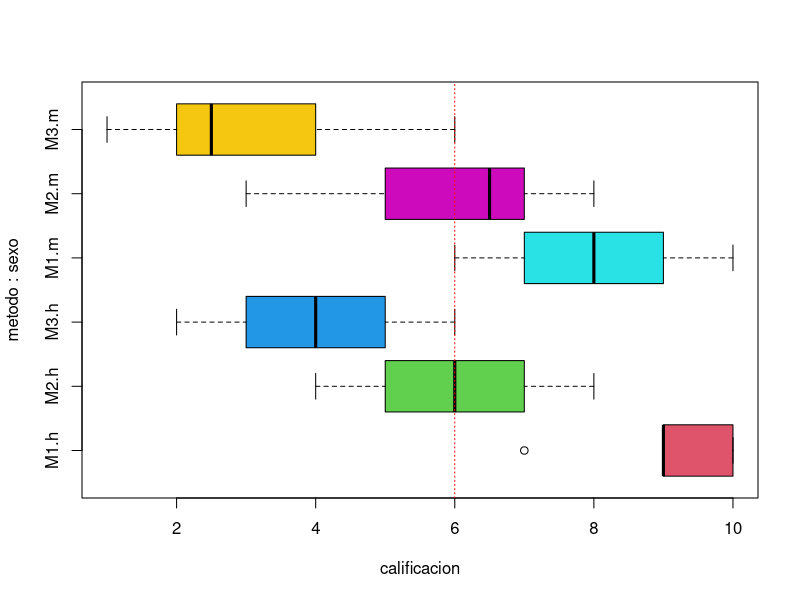
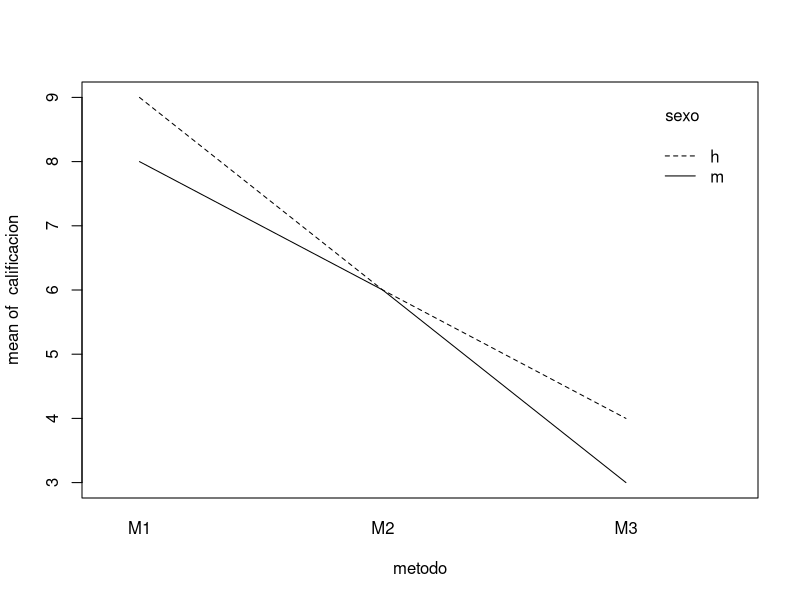
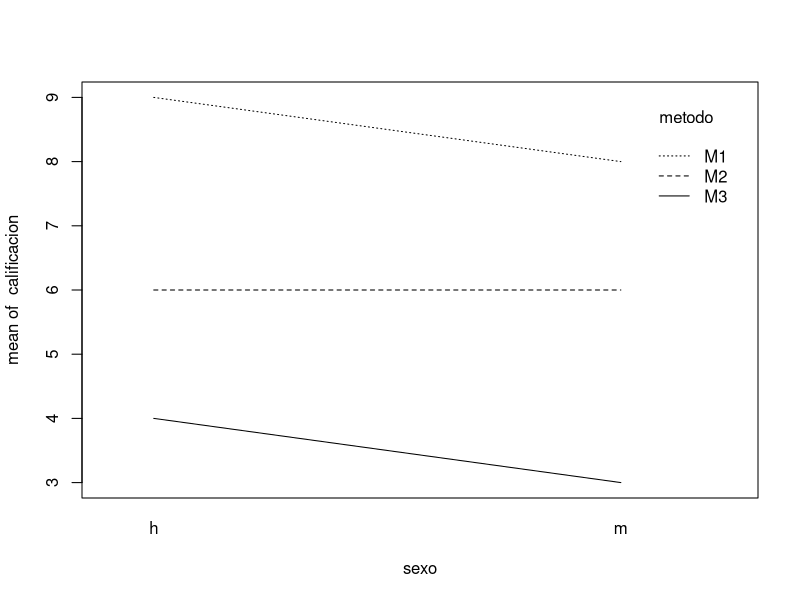
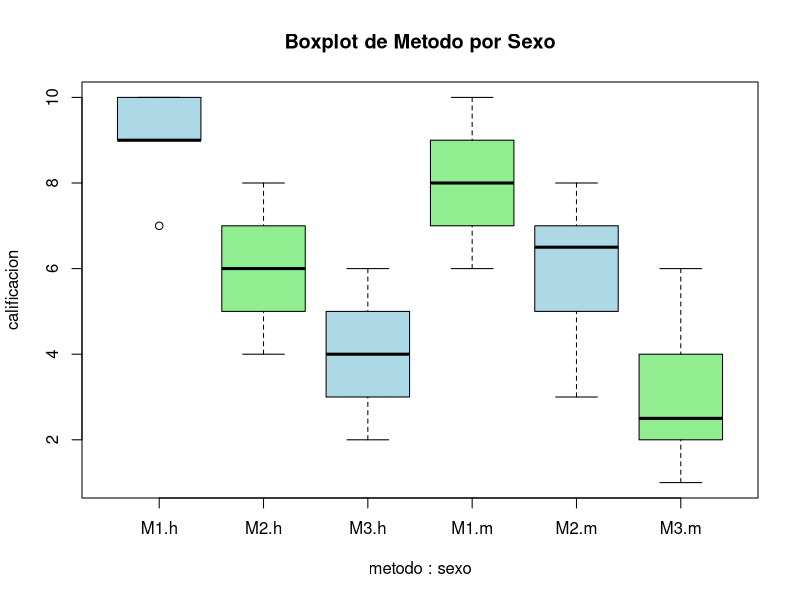
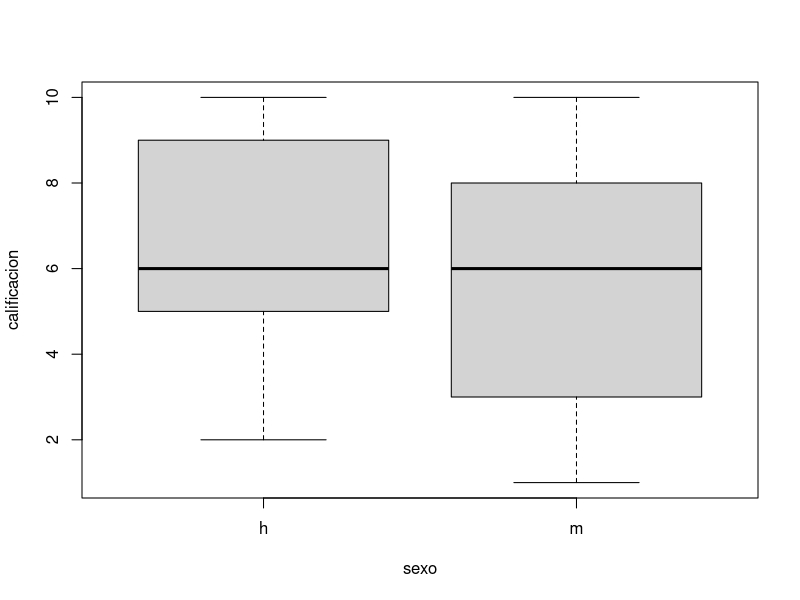
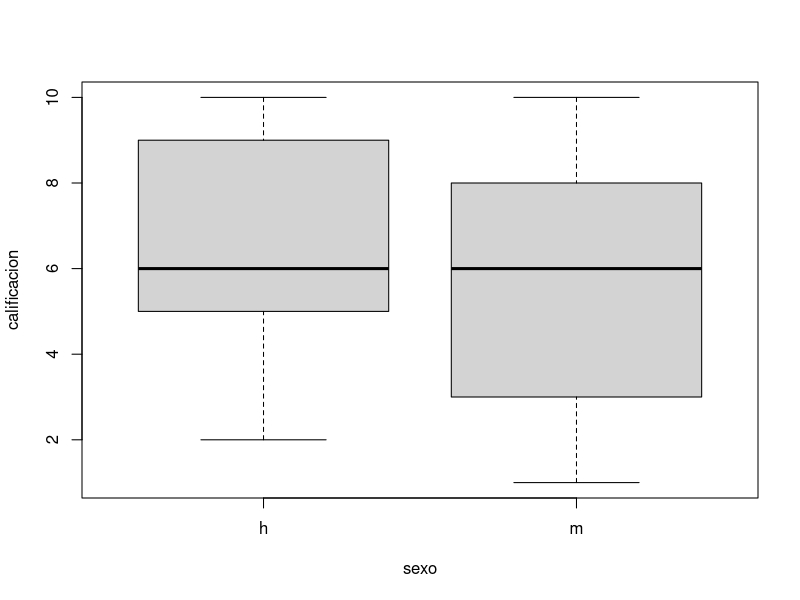
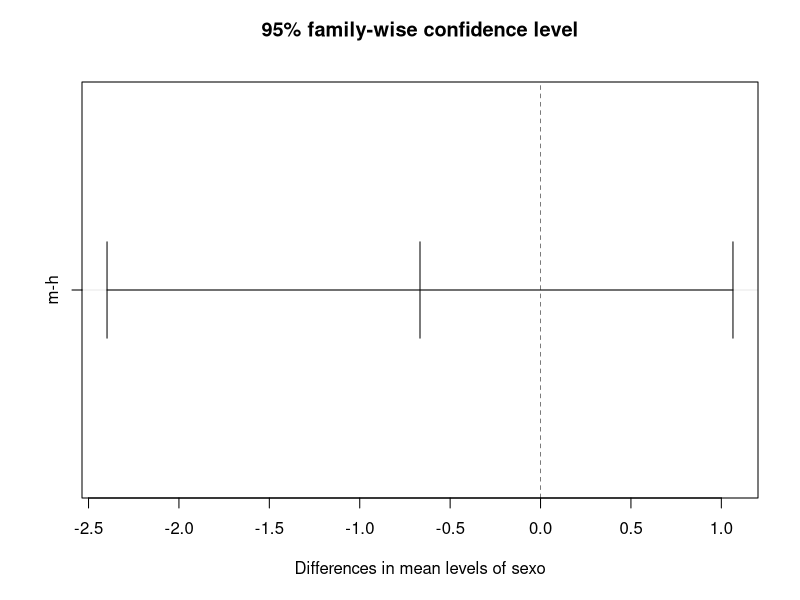
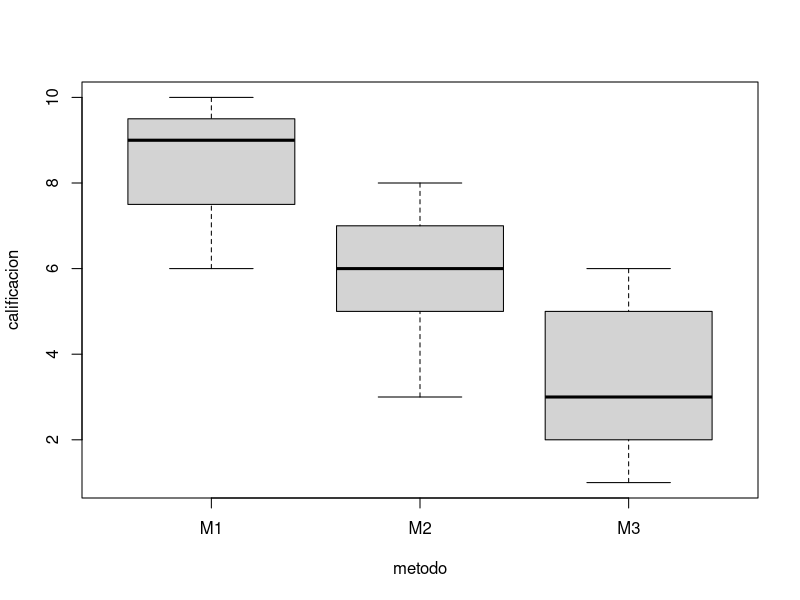

Recreate these plots in R, in order.
## ---- chunk 1
knitr::opts_chunk$set(echo = TRUE)
## ---- chunk 2
calificacion=c(10,7,9,9,9,10,5,7,6,6,8,4,2,6,3,5,5,3,9,7,8,8,10,6,8,3,5,6,7,7,2,6,2,1,4,3)
metodo=c(rep("M1",6),rep("M2",6),rep("M3",6),rep("M1",6),rep("M2",6),rep("M3",6))
sexo = c(rep("h", 18), rep("m",18))
metodo = factor(metodo)
sexo = factor(sexo)

data = data.frame(calificacion, metodo, sexo)
## ---- chunk 3
boxplot(calificacion ~ metodo:sexo,data, col = 2:8, horizontal=TRUE)
abline(v = mean(calificacion), lty = 3, col = "red")
## ---- chunk 4
A<-aov(calificacion~metodo*sexo,data)
summary(A)
interaction.plot(metodo,sexo,calificacion)
interaction.plot(sexo, metodo, calificacion)
## ---- chunk 5
boxplot(calificacion ~ metodo*sexo, data = data, col = c("lightblue", "lightgreen"), main = "Boxplot de Metodo por Sexo")
## ---- chunk 6
B<-aov(calificacion~metodo+sexo)
summary(B)

print("Media de Calificacion por Sexo y Metodo")

tapply(calificacion,sexo,mean)
tapply(calificacion,metodo,mean)
M=mean(calificacion)
M
boxplot(calificacion ~ sexo)
## ---- chunk 7

C<-aov(calificacion~sexo)
summary(C)
tapply(calificacion,sexo,mean)
mean(calificacion)
boxplot(calificacion ~ sexo)



I = TukeyHSD(aov(calificacion ~ sexo))
I
plot(I) #Los intervalos de confianza se observan mejor si se grafican

## ---- chunk 8
boxplot(calificacion ~ metodo)

B<-aov(calificacion~metodo)
summary(B)

print("Media de Calificacion por Metodo")

tapply(calificacion,metodo,mean)

## ---- chunk 9

C<-aov(calificacion~metodo)
summary(C)
tapply(calificacion,metodo,mean)
mean(calificacion)
boxplot(calificacion ~ metodo)

## ---- chunk 10
I = TukeyHSD(aov(calificacion ~ metodo))
I
plot(I) #Los intervalos de confianza se observan mejor si se grafican

## ---- chunk 11
anova = aov(calificacion~metodo)

residuos= anova$residuals
#qqnorm(residuos)
#qqline(residuos)


plot(anova$fitted.values,anova$residuals,ylab="Errores",xlab="Valores estimados")
abline(h=0,col="red")

#n = tapply(calificacion, metodo, length)
#plot(c(1:sum(n)),anova$residuals,xlab="Orden de la observación",ylab="Residuos")
#abline(h=0,col="red")


plot(lm(calificacion~metodo))
CD= 150/(150+76) #coeficiente dedeterminación para el modelo.


summary(lm(calificacion~metodo))$r.squared
## ---- chunk 12
vibracion=c(13.1,13.2,15,14.8,14,14.3,16.3,15.8,15.7,16.4,17.2,16.7,13.7,14.3,13.9,14.3,12.4,12.3,15.7,15.8,13.7,14.2,14.4,13.9,13.5,12.5,13.4,13.8,13.2,13.1)
proveedor=c(rep("1",6),rep("2",6),rep("3",6),rep("4",6),rep("5",6))
material=c(rep("Acero",2),rep("Aluminio",2),rep("Plastico",2))
#material = c(rep("h", 18), rep("m",18))
material = factor(material)
proveedor = factor(proveedor)

data = data.frame(vibracion, proveedor, material)

## ---- chunk 13
boxplot(vibracion ~ proveedor:material ,data, col = 2:5, horizontal=TRUE)
abline(v = mean(vibracion), lty = 3, col = "red")
## ---- chunk 14
A<-aov(vibracion~material*proveedor,data)
summary(A)

interaction.plot(data$material,data$proveedor,data$vibracion)
interaction.plot(data$proveedor, data$material, data$vibracion)
## ---- chunk 15
B<-aov(data$vibracion~data$material+data$proveedor)
summary(B)

print("Media de Vibracion por Material y Proveedor")

tapply(data$vibracion,data$proveedor,mean)
tapply(data$vibracion,data$material,mean)
M=mean(data$vibracion)
M
boxplot(vibracion ~ proveedor)
## ---- chunk 16

C<-aov(data$vibracion~data$proveedor)
summary(C)
tapply(data$vibracion,data$proveedor,mean)
mean(data$vibracion)
boxplot(data$vibracion ~ data$proveedor)
I = TukeyHSD(aov(data$vibracion ~ data$proveedor))
I
plot(I) #Los intervalos de confianza se observan mejor si se grafican

## ---- chunk 17
boxplot(data$vibracion ~ data$material)

B<-aov(data$vibracion~data$material)
summary(B)

print("Media de Vibracion por Material")

tapply(data$vibracion,data$material,mean)

## ---- chunk 18

C<-aov(data$vibracion~data$material)
summary(C)
tapply(data$vibracion,data$material,mean)
mean(data$vibracion)
boxplot(data$vibracion ~ data$material)

## ---- chunk 19
I = TukeyHSD(aov(data$vibracion ~ data$material))
I
plot(I) #Los intervalos de confianza se observan mejor si se grafican

## ---- chunk 20
anova = aov(data$vibracion~data$proveedor)

residuos= anova$residuals
#qqnorm(residuos)
#qqline(residuos)


plot(anova$fitted.values,anova$residuals,ylab="Errores",xlab="Valores estimados")
abline(h=0,col="red")

#n = tapply(calificacion, metodo, length)
#plot(c(1:sum(n)),anova$residuals,xlab="Orden de la observación",ylab="Residuos")
#abline(h=0,col="red")


plot(lm(data$vibracion~data$proveedor))
CD= 150/(150+76) #coeficiente dedeterminación para el modelo.


